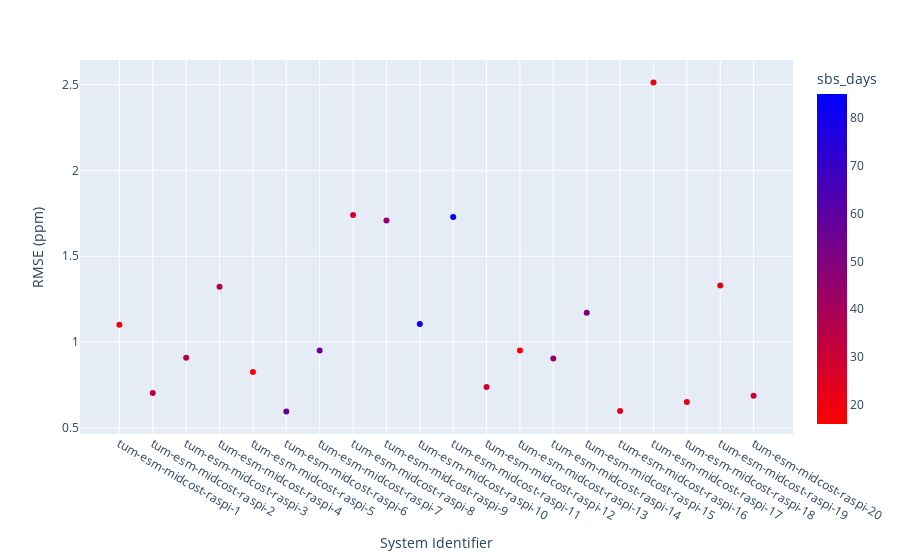

Here is the notebook cell this chart was saved with:
### Code cell
fig = px.scatter(df_plot, x="system_name",
                 y="rmse_full_deployment", 
                 color = "sbs_days", 
                 color_continuous_scale=px.colors.sequential.Bluered_r)

fig.update_layout(
    yaxis_title='RMSE (ppm)',
    xaxis_title='System Identifier',
    title='',
)
fig.show()

### Figure 1 — Plotly figure (JSON) as saved in the notebook; plotly's stock layout.template omitted (floating-point values rounded to 4 significant figures)
{"data": [{"hovertemplate": "system_name=%{x}<br>rmse_full_deployment=%{y}<br>sbs_days=%{marker.color}<extra></extra>", "legendgroup": "", "marker": {"color": [19, 35, 35, 35, 18, 57, 56, 27, 46, 84, 85, 29, 16, 45, 51, 23, 20, 23, 24, 29], "coloraxis": "coloraxis", "symbol": "circle"}, "mode": "markers", "name": "", "orientation": "v", "showlegend": false, "type": "scatter", "x": ["tum-esm-midcost-raspi-1", "tum-esm-midcost-raspi-2", "tum-esm-midcost-raspi-3", "tum-esm-midcost-raspi-4", "tum-esm-midcost-raspi-5", "tum-esm-midcost-raspi-6", "tum-esm-midcost-raspi-7", "tum-esm-midcost-raspi-8", "tum-esm-midcost-raspi-9", "tum-esm-midcost-raspi-10", "tum-esm-midcost-raspi-11", "tum-esm-midcost-raspi-12", "tum-esm-midcost-raspi-13", "tum-esm-midcost-raspi-14", "tum-esm-midcost-raspi-15", "tum-esm-midcost-raspi-16", "tum-esm-midcost-raspi-17", "tum-esm-midcost-raspi-18", "tum-esm-midcost-raspi-19", "tum-esm-midcost-raspi-20"], "xaxis": "x", "y": [1.1, 0.7022, 0.908, 1.321, 0.8245, 0.5944, 0.9498, 1.74, 1.709, 1.105, 1.729, 0.7381, 0.9503, 0.9032, 1.171, 0.5972, 2.513, 0.6498, 1.329, 0.6862], "yaxis": "y"}], "layout": {"coloraxis": {"colorbar": {"title": {"text": "sbs_days"}}, "colorscale": [[0, "rgb(255,0,0)"], [1, "rgb(0,0,255)"]]}, "legend": {"tracegroupgap": 0}, "margin": {"t": 60}, "title": {"text": ""}, "xaxis": {"anchor": "y", "domain": [0, 1], "title": {"text": "System Identifier"}}, "yaxis": {"anchor": "x", "domain": [0, 1], "title": {"text": "RMSE (ppm)"}}}}
